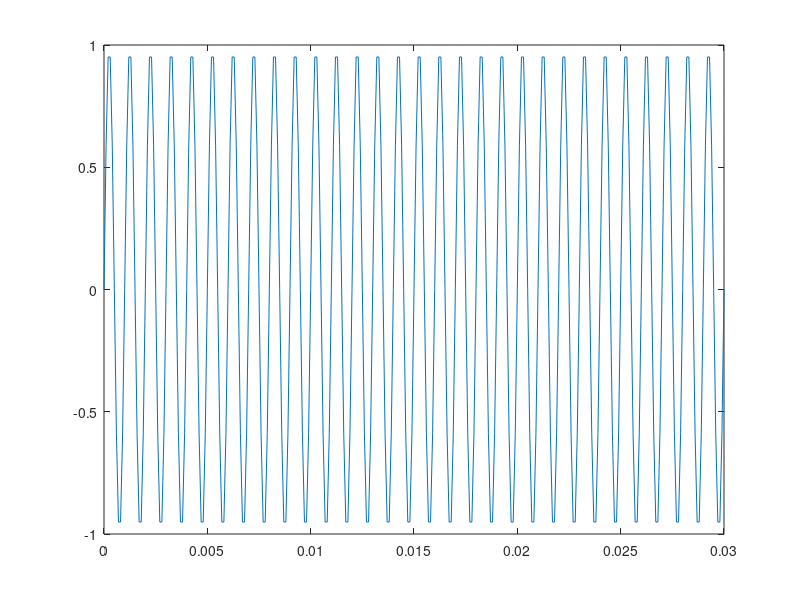
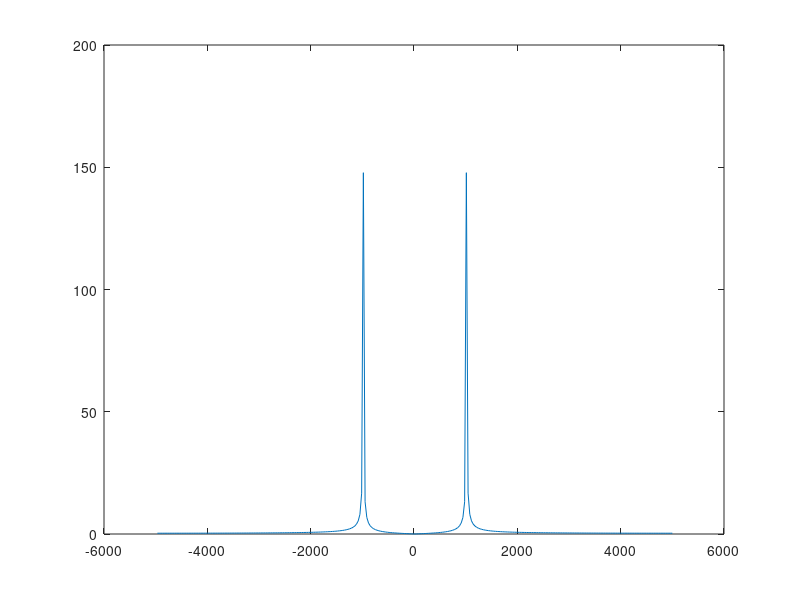
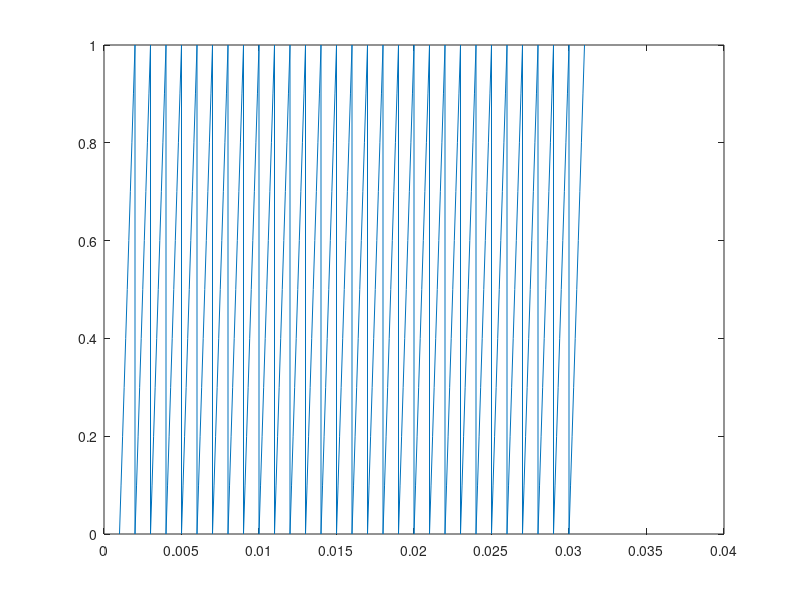
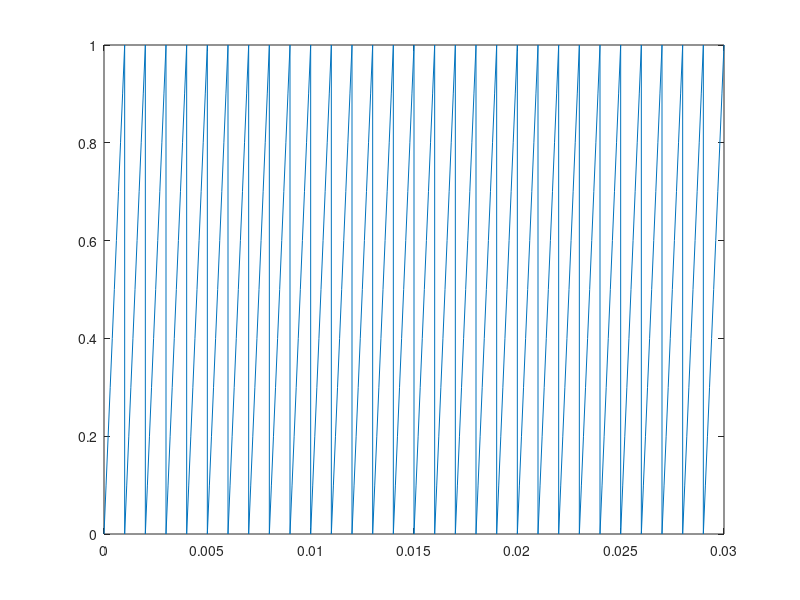

Reproduce these figures in MATLAB, in order.
%% Task 1

Fs = 10000;  % Sampling Frequency 
F = 1000;    % Frequency 
n = 0:1/Fs:30/F; % Time interval 
y = sin(2*pi*1000.*n);   % Sinusioid 
figure;
plot(n,y);
fourier = fftshift(fft(y));
frequencies = -5000+10000/length(fourier):10000/length(fourier):5000;
figure;
plot(frequencies,abs(fourier));

%% Task 2
close all;
clear;
n = 0:1/10000:1/1000;
y = 1000.*n;
t = [];
y = [];
for i=1:30
    for k=n
        y = [y rem(1000.*k,1.1)];
    end
  
end
for i=1:30
    t = [t n+i.*10^-3];
end
figure;
plot(t,y);

%% Task 3
close all;
clear;
clc;
n = 0:1/10000:1/1000;
y = 1000.*n;
t = [];
y = [];
for i=1:30
    for k=n
        y = [y rem(1000.*k,1.1)];
    end 
end
for i=1:30
    t = [t n+i.*10^-3];
end
t = t -10^-3;
figure;
plot(t,y);

fourier =fftshift(fft(y));
freq = -5000 +length(fourier):10000/length(fourier):5000;
figure;plot(freq-299,abs(fourier(1,1:320)));

